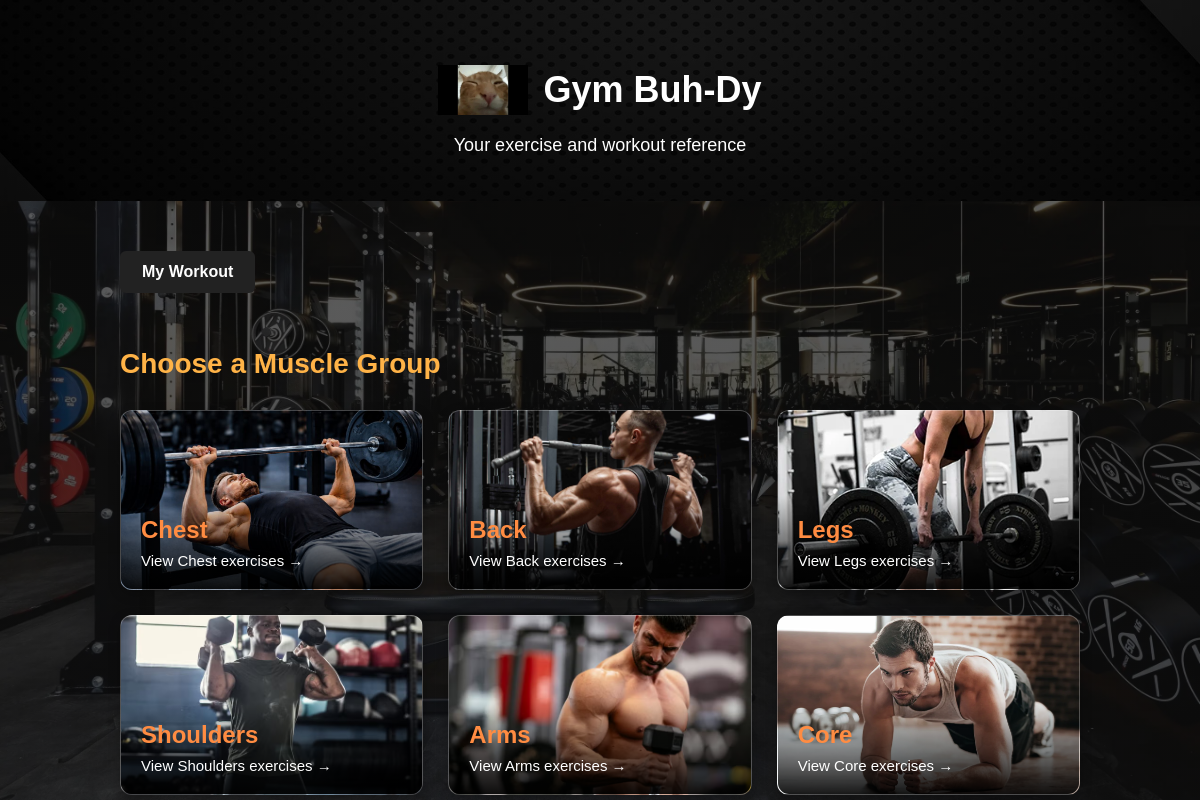
The page / on the database its author committed.
### tables this page shows
CREATE TABLE categories (
            id INTEGER PRIMARY KEY AUTOINCREMENT,
            name TEXT NOT NULL,
            image TEXT
        );

### app.py (the view)
@app.route("/")
def home():
    connection = get_db_connection()
    categories = connection.execute(
        "SELECT * FROM categories"
    ).fetchall()
    connection.close()
    return render_template(
        "index.html",
        categories=categories
    )

### app.py (called while the page is built)
def get_db_connection():
    connection = sqlite3.connect(DATABASE)
    connection.row_factory = sqlite3.Row
    return connection

### templates/index.html (shortened to what this page needs)
<!DOCTYPE html>
<html lang="en">
<head>
    <link rel="stylesheet" href="{{ url_for('static', filename='css/style.css') }}">
</head>
<body>
    <header>
        <div class="logo-container">
    <img
        src="{{ url_for('static', filename='images/logo.jpg') }}"
        alt="Gym Buh-Dy Logo"
        class="site-logo"
    >
    <h1>Gym Buh-Dy</h1>
</div>
        <p>Your exercise and workout reference</p>
    </header>
    <main>
            <a href="{{ url_for('my_workout') }}" class="workout-button">
                 My Workout
            </a>
        <h2>Choose a Muscle Group</h2>
        <div class="categories">
            {% for category in categories %}
<a href="{{ url_for('category_exercises', category_id=category['id']) }}"
   class="category"
   style="background-image: url('{{ url_for('static', filename='images/' + category['name']|lower + '.jpg') }}');">
    <div class="category-overlay">
        <h3>{{ category["name"] }}</h3>
        <p>View {{ category["name"] }} exercises →</p>
    </div>
</a>
            {% endfor %}
        </div>
    </main>
</body>
</html>

### static/css/style.css (style rules this page uses)
* { box-sizing: border-box; }
body { margin: 0; font-family: Arial, sans-serif; background: #f4f4f4; color: #222; }
header { background-image: linear-gradient( rgba(0, 0, 0, 0.60), rgba(0, 0, 0, 0.75) ), url("/static/images/gym-header.jpg"); background-size: cover; background-position: center; background-repeat: no-repeat; color: white; padding: 45px 30px; text-align: center; min-height: 110px; display: flex; flex-direction: column; justify-content: center; }
header h1 { margin: 0 0 10px; font-size: 36px; }
header p { margin: 0; font-size: 18px; }
main { max-width: 1000px; margin: 40px auto; padding: 0 20px; }
main > a { color: #0066cc; text-decoration: none; font-weight: bold; }
h2 { margin-top: 30px; font-size: 28px; }
.categories { display: grid; grid-template-columns: repeat(3, 1fr); gap: 25px; margin-top: 30px; }
body { font-family: Arial, sans-serif; margin: 0; color: #222; background-image: linear-gradient( rgba(15, 15, 15, 0.65), rgba(15, 15, 15, 0.75) ), url("/static/images/gym-background.jpg"); background-size: cover; background-position: center; background-attachment: fixed; background-repeat: no-repeat; min-height: 100vh; }
.category { position: relative; display: flex; align-items: flex-end; min-height: 180px; padding: 0; background-size: cover; background-position: center; background-repeat: no-repeat; border: 1px solid rgba(255, 255, 255, 0.25); border-radius: 12px; overflow: hidden; text-decoration: none; color: white; box-shadow: 0 4px 12px rgba(0, 0, 0, 0.25); transition: transform 0.2s, box-shadow 0.2s; }
.category-overlay { width: 100%; padding: 20px; background: linear-gradient( transparent, rgba(0, 0, 0, 0.9) ); }
.category h3 { color: #FF8C42; margin: 0 0 8px; font-size: 24px; }
.category p { color: white; margin: 0; font-size: 15px; }
.workout-button { display: inline-block; margin: 10px 0 25px; padding: 12px 22px; background: #222; color: white; text-decoration: none; border-radius: 6px; font-weight: bold; }
main h2 { color: #FFA500; }
main h2, .empty-state, label { color: #FFB347; }
.logo-container { display: flex; align-items: center; justify-content: center; gap: 15px; }
.site-logo { width: 90px; height: 90px; object-fit: contain; }
.logo-container h1 { color: white !important; font-size: 36px; font-weight: bold; margin: 0; }

### rows shown on the page
categories: shows a picture, name "Chest"
categories: shows a picture, name "Back"
categories: shows a picture, name "Legs"
categories: shows a picture, name "Shoulders"
categories: shows a picture, name "Arms"
categories: shows a picture, name "Core"
